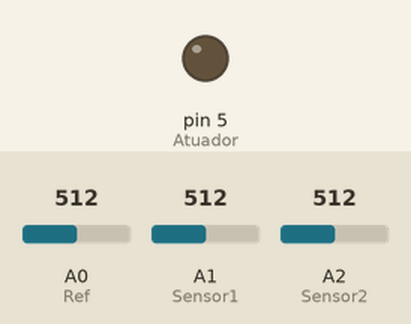
A sketch run on a simulated Arduino Uno, built with avr-gcc and run on an emulated ATmega328P. Parts: output pins drawn as LEDs (lit = HIGH). The inputs (shaded band) are chosen by the test bench; at power-on: A0 (Ref) = 512, A2 (Sensor2) = 512, A1 (Sensor1) = 512. What the sketch prints to the serial monitor is not drawn.

Above: at 1.2 s.
1.3 s: A0 (Ref) set to 716
At 1.8 s:
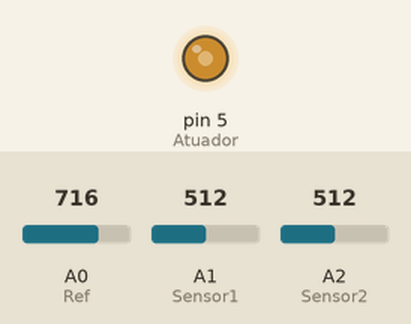
At 2.2 s:
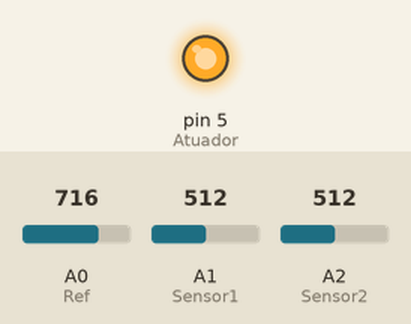
3.4 s: A2 (Sensor2) set to 1010
At 5.1 s:
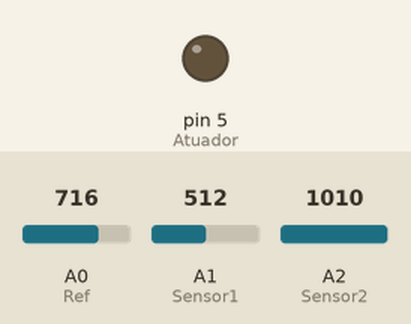
Timing chart, 0 to 6.6 s (numbered marks = the images above; inputs shaded):
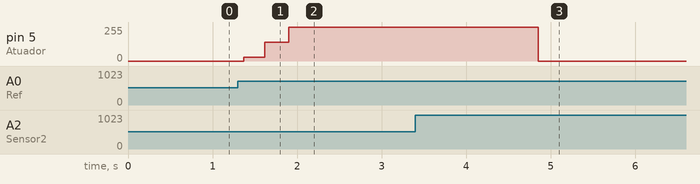

Measured:
- after the input at 1.3 s, pin 5 (Atuador): 0/255 → 30/255 after 0.07 s, → 139/255 0.24 s later, → 255/255 0.28 s later
- after the input at 3.4 s, pin 5 (Atuador): 255/255 → 0/255 after 1.5 s

The sketch:

Controlador_Dahlin.ino
```cpp
 /* ----- Controlador proporcional e integral para o sistema termico ----- */


// const int Referencia = 0; // O sinal de referencia sera lido a partir do pino de
                          // entrada analogica A0

const int Ref = 0;      // Referencia sera conectado ao pino de entrada analogica A0
const int Sensor1 = 1; // O sensor sera conectado ao pino de entrada analogica A1
const int Sensor2 = 2; // O sensor sera conectado ao pino de entrada analogica A2

const int Atuador = 5; // O sinal de comando "analogico" (saida do controlador)
                       // sera transmitido pelo pino de saida digital 5 (PWM)

double Valor_Referencia;
double Valor_Sensor1; // Variavel que armazenara o valor da saida (tensao no capacitor 1)
double Valor_Sensor2; // Variavel que armazenara o valor da saida (tensao no capacitor 2)

double Valor_Atuador; // Variavel que armazenara o valor da
                   // saida do controlador (acao de controle)

double D;
double k1 = -2.2361;
double k2 = 2.5920;


double Erro; // Variavel que armazenara o sinal de erro (Valor_referencia - Valor_Sensor)

const double T = 0.00664; // Tempo de amostragem em milissegundos
double ck=0;  //c(k)
double ck1=0; //c(k-1)
double ck2=0; //c(k-2)

double ek=0;  //e(k)
double ek1=0; //e(k-1)
double ek2=0; //e(k-2)

double last_time;
void setup(){

Serial.begin(9600); // Especifique a velocidade da comunicacao serial

Serial.println("\nErro\tVc1\tVc2\tAtuador");
Serial.println("---------------------------");

pinMode(Ref, INPUT); // Define o pino do sensor como uma entrada
pinMode(Sensor1, INPUT); // Define o pino do sensor como uma entrada
pinMode(Sensor2, INPUT); // Define o pino do sensor como uma entrada

pinMode(Atuador, OUTPUT); // Define o pino do atuador como uma saida

last_time = millis();
}


void loop(){


  Valor_Sensor1 = analogRead(Sensor1); // Converte o valor de tensao numa palavra binaria de 10 bits (0V a 5V <---> 0 a 1023)

  Valor_Sensor1 = Valor_Sensor1/1023*5; // Mapeia de 10 bits para um escala de 0 a 5 V

  Valor_Sensor2 = analogRead(Sensor2); // Converte o valor de tensao numa palavra binaria de 10 bits (0V a 5V <---> 0 a 1023)

  Valor_Sensor2 = Valor_Sensor2/1023*5; // Mapeia de 10 bits para um escala de 0 a 5 V

  Valor_Referencia = analogRead(Ref); // Converte o valor de tensao numa palavra binaria de 10 bits (0V a 5V <---> 0 a 1023)

  Valor_Referencia = Valor_Referencia/1023*5; // Mapeia de 10 bits para um escala de 0 a 5 V

  D = k1*Valor_Sensor1 + k2*Valor_Sensor2; // EXPRESSAO DO CONTROLADOR

 if ((millis() - last_time) > 1000*T) {

  last_time = millis();

  Erro = (Valor_Referencia - Valor_Sensor2);
  Erro = Erro*(255/5); // Mapeia de uma escala de 0 a 5 V para 8 bits

  ek2 = ek1;
  ek1 = ek;
  ek = Erro;

  ck2 = ck1;
  ck1 = ck;

  ck = 0.074242981308880*ck1 + 0.925757018691120*ck2 +   1.035588322898393*ek - 1.744865183567332*ek1 +   0.822341931913884*ek2;

  Valor_Atuador = constrain(ck, 0, 255); // Restringe o valor do sinal de atuacao
                                            // a faixa de 0V a 5V (0 a 255)

  analogWrite(Atuador, Valor_Atuador); // Escreve no pino 5 (Atuador), que simulara
  /*                                     // uma saida analogica via PWM
  Serial.print("Erro: ");
  Serial.print(Erro);
  Serial.print("\tVc1: ");
  Serial.print(Valor_Sensor1);
  Serial.print("\tVc2: ");
  Serial.print(Valor_Sensor2);
  Serial.print("\tAtuador: ");
  Serial.println(Valor_Atuador);
  //delay(100); */
  }

}
```
